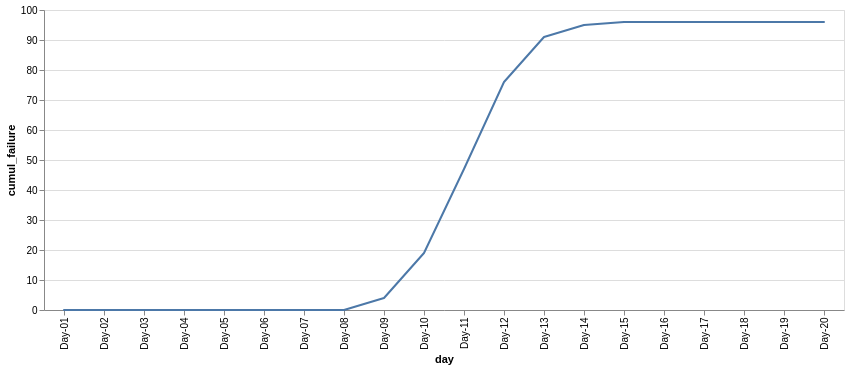

Notebook cell for this chart:
### Code cell
df_cumul = df_cumul_failure.reset_index()
df_cumul_m01 = df_cumul[df_cumul.machine == 'M-01']

alt.Chart(df_cumul_m01).mark_trail().encode(
    x='day',
    y='cumul_failure',
).properties(
    width=800,
    height=300
)

### Figure 1 — Vega-Lite specification as saved in the notebook (floating-point values rounded to 4 significant figures)
{"config": {"view": {"continuousWidth": 300, "continuousHeight": 300}}, "data": {"name": "data-ac76ccf43bc78bac172b6434bb25d5a2"}, "mark": {"type": "trail"}, "encoding": {"x": {"field": "day", "type": "nominal"}, "y": {"field": "cumul_failure", "type": "quantitative"}}, "height": 300, "width": 800, "$schema": "https://vega.github.io/schema/vega-lite/v6.4.1.json", "datasets": {"data-ac76ccf43bc78bac172b6434bb25d5a2": [{"machine": "M-01", "day": "Day-01", "cumul_failure": 0}, {"machine": "M-01", "day": "Day-02", "cumul_failure": 0}, {"machine": "M-01", "day": "Day-03", "cumul_failure": 0}, {"machine": "M-01", "day": "Day-04", "cumul_failure": 0}, {"machine": "M-01", "day": "Day-05", "cumul_failure": 0}, {"machine": "M-01", "day": "Day-06", "cumul_failure": 0}, {"machine": "M-01", "day": "Day-07", "cumul_failure": 0}, {"machine": "M-01", "day": "Day-08", "cumul_failure": 0}, {"machine": "M-01", "day": "Day-09", "cumul_failure": 4}, {"machine": "M-01", "day": "Day-10", "cumul_failure": 19}, {"machine": "M-01", "day": "Day-11", "cumul_failure": 47}, {"machine": "M-01", "day": "Day-12", "cumul_failure": 76}, {"machine": "M-01", "day": "Day-13", "cumul_failure": 91}, {"machine": "M-01", "day": "Day-14", "cumul_failure": 95}, {"machine": "M-01", "day": "Day-15", "cumul_failure": 96}, {"machine": "M-01", "day": "Day-16", "cumul_failure": 96}, {"machine": "M-01", "day": "Day-17", "cumul_failure": 96}, {"machine": "M-01", "day": "Day-18", "cumul_failure": 96}, {"machine": "M-01", "day": "Day-19", "cumul_failure": 96}, {"machine": "M-01", "day": "Day-20", "cumul_failure": 96}]}}
